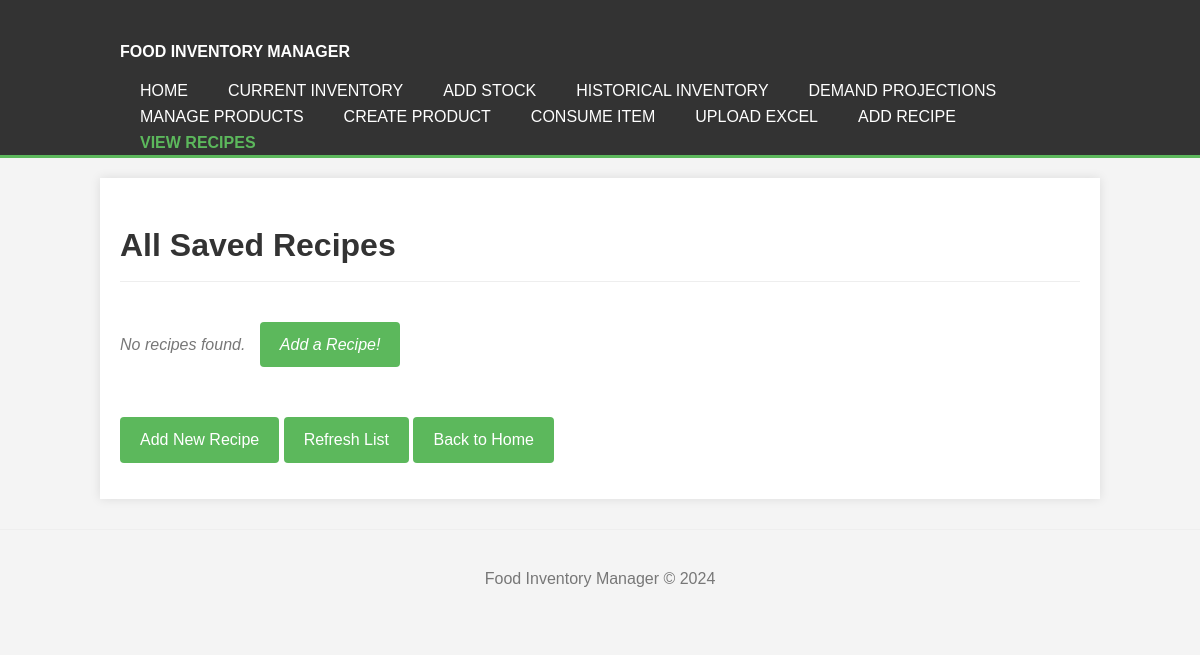
Page /recipes on the earlier database version.
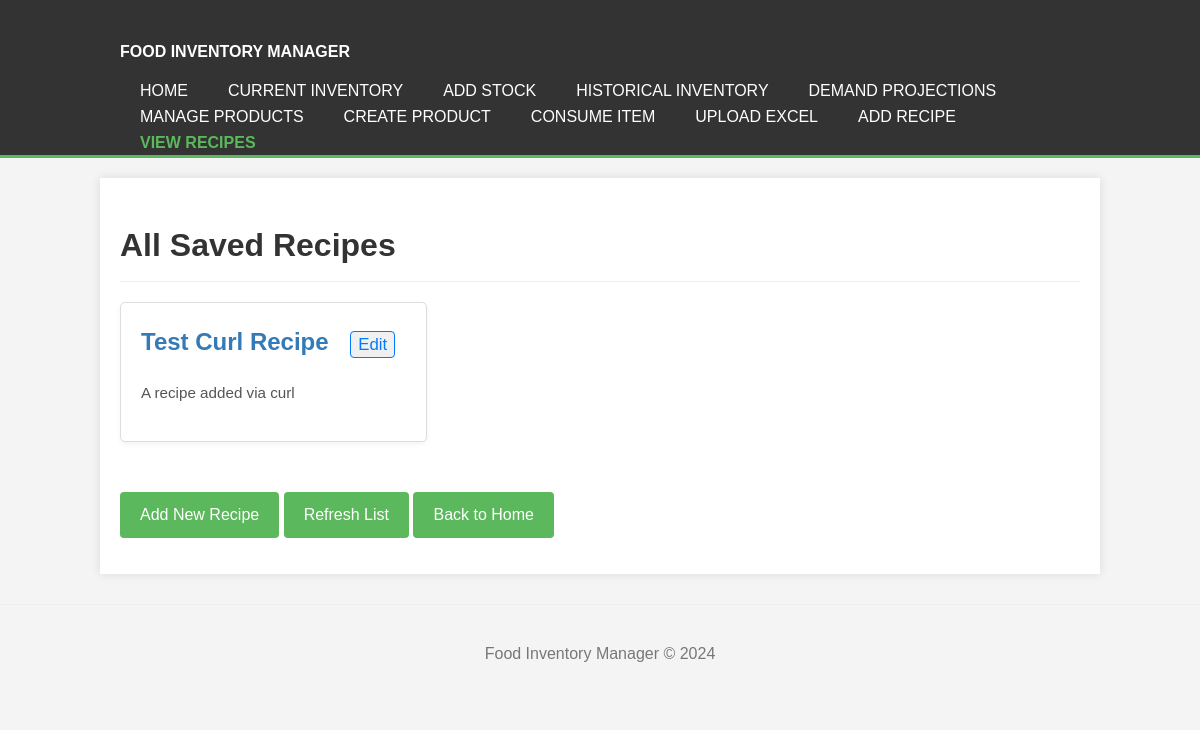
Same page on the later database version.
### tables this page shows
CREATE TABLE recipes (
                        id INTEGER PRIMARY KEY AUTOINCREMENT,
                        name TEXT NOT NULL UNIQUE COLLATE NOCASE,
                        description TEXT
                    );

### app.py (the view)
@app.route('/recipes')
def recipes_list_view():
    all_recipes = recipe_mngr.get_all_recipes()
    sorted_recipes = sorted(all_recipes, key=lambda r: r['name'].lower())
    return render_template('recipes_list.html', recipes=sorted_recipes)

### recipe_manager.py (called while the page is built)
    def _get_db_connection(self):
        conn = sqlite3.connect(self.db_filepath)
        conn.row_factory = sqlite3.Row # Access columns by name
        conn.execute("PRAGMA foreign_keys = ON;") # Crucial for ON DELETE CASCADE
        return conn

### templates/recipes_list.html (shortened to what this page needs)
{% extends "base.html" %}
{% block page_header %}
    <h1 class="page-title">All Saved Recipes</h1>
{% endblock %}
{% block content %}
    {% if recipes %}
        <div class="recipes-container">
            {% for recipe in recipes %}
                <div class="recipe-card">
                    <h2>
                        <a href="{{ url_for('recipe_detail_view', recipe_name=recipe.name) }}">{{ recipe.name }}</a>
                        <a href="{{ url_for('edit_recipe_view', recipe_id=recipe.id) }}"
                           style="margin-left: 15px; font-size: 0.7em; font-weight: normal; text-decoration: none; color: #007bff; background-color: #f0f0f0; padding: 3px 7px; border-radius: 4px; border: 1px solid #007bff;"
                           onmouseover="this.style.backgroundColor='#007bff'; this.style.color='#fff';"
                           onmouseout="this.style.backgroundColor='#f0f0f0'; this.style.color='#007bff';">
                           Edit
                        </a>
                    </h2>
                    <p class="recipe-description">
                        {{ recipe.description if recipe.description else 'No description available.' }}
                    </p>
                </div>
            {% endfor %}
        </div>
    {% else %}
        <p class="empty-message">No recipes found.
            <a href="{{ url_for('add_recipe_view') }}" class="nav-link-button" style="display: inline-block; margin-left: 10px;">Add a Recipe!</a>
        </p>
    {% endif %}
    <p style="margin-top: 30px;">
        <a href="{{ url_for('add_recipe_view') }}" class="nav-link-button">Add New Recipe</a>
        <a href="{{ url_for('recipes_list_view') }}" class="nav-link-button">Refresh List</a>
        <a href="{{ url_for('home') }}" class="nav-link-button">Back to Home</a>
    </p>
{% endblock %}

### templates/base.html (shortened to what this page needs)
<!doctype html>
<html lang="en">
<head>
    <link rel="stylesheet" href="{{ url_for('static', filename='style.css') }}">
</head>
<body>
    <header>
        <div class="container">
            <div id="branding">
                <h1><a href="{{ url_for('home') }}">Food Inventory Manager</a></h1>
            </div>
            <nav>
                <ul>
                    <li class="{% if request.endpoint == 'home' %}current{% endif %}"><a href="{{ url_for('home') }}">Home</a></li>
                    <li class="{% if request.endpoint == 'current_inventory_view' %}current{% endif %}"><a href="{{ url_for('current_inventory_view') }}">Current Inventory</a></li>
                    <li class="{% if request.endpoint == 'add_inventory_stock_view' %}current{% endif %}"><a href="{{ url_for('add_inventory_stock_view') }}">Add Stock</a></li>
                    <li class="{% if request.endpoint == 'historical_inventory_view' %}current{% endif %}"><a href="{{ url_for('historical_inventory_view') }}">Historical Inventory</a></li>
                    <li class="{% if request.endpoint == 'projections_view' %}current{% endif %}"><a href="{{ url_for('projections_view') }}">Demand Projections</a></li>
                    <li class="{% if request.endpoint == 'list_products_view' %}current{% endif %}"><a href="{{ url_for('list_products_view') }}">Manage Products</a></li>
                    <li class="{% if request.endpoint == 'create_product_view' %}current{% endif %}"><a href="{{ url_for('create_product_view') }}">Create Product</a></li>
                    <li class="{% if request.endpoint == 'consume_item_view' %}current{% endif %}"><a href="{{ url_for('consume_item_view') }}">Consume Item</a></li>
                    <li class="{% if request.endpoint == 'upload_excel_view' %}current{% endif %}"><a href="{{ url_for('upload_excel_view') }}">Upload Excel</a></li>
                    <li class="{% if request.endpoint == 'add_recipe_view' %}current{% endif %}"><a href="{{ url_for('add_recipe_view') }}">Add Recipe</a></li>
                    <li class="{% if request.endpoint == 'recipes_list_view' %}current{% endif %}"><a href="{{ url_for('recipes_list_view') }}">View Recipes</a></li>
                </ul>
            </nav>
        </div>
    </header>
    <div class="container main-content">
        {% block page_header %}{% endblock %}
        {% block content %}{% endblock %}
    </div>
    <footer>
        <p>Food Inventory Manager &copy; 2024</p>
    </footer>
</body>
</html>

### static/style.css (style rules this page uses)
body { font-family: Arial, sans-serif; margin: 0; padding: 0; background-color: #f4f4f4; color: #333; line-height: 1.6; }
.container { width: 80%; margin: auto; overflow: hidden; padding: 0 20px; }
header { background: #333; color: #fff; padding-top: 30px; min-height: 70px; border-bottom: #5cb85c 3px solid; }
header a { color: #fff; text-decoration: none; text-transform: uppercase; font-size: 16px; }
header ul { padding: 0; margin: 0; list-style: none; overflow: hidden; }
header #branding { float: left; }
header #branding h1 { margin: 0; font-size: 24px; }
header nav { float: right; margin-top: 10px; }
header .highlight, header .current a { color: #5cb85c; font-weight: bold; }
header li { float: left; display: inline; padding: 0 20px 0 20px; }
.main-content { padding: 20px; background: #fff; margin-top: 20px; box-shadow: 0 0 10px rgba(0,0,0,0.1); }
h1, h2, h3 { color: #333; }
h1.page-title { margin-bottom: 20px; color: #333; border-bottom: 1px solid #eee; padding-bottom: 10px; }
a { color: #5cb85c; text-decoration: none; }
.button, .nav-link-button { display: inline-block; margin-top: 20px; padding: 10px 20px; background-color: #5cb85c; color: white !important; border-radius: 4px; text-decoration: none; border: none; cursor: pointer; }
.recipes-container { display: grid; grid-template-columns: repeat(auto-fill, minmax(300px, 1fr)); gap: 20px; margin-top: 20px; }
.recipe-card { background-color: #fff; border: 1px solid #ddd; border-radius: 5px; padding: 20px; box-shadow: 0 2px 5px rgba(0,0,0,0.05); }
.recipe-card h2 { margin-top: 0; font-size: 1.5em; }
.recipe-card h2 a { color: #337ab7; }
.recipe-description { font-size: 0.95em; color: #555; margin-bottom: 0; min-height: 40px; }
footer { text-align: center; padding: 20px; margin-top: 30px; color: #777; border-top: 1px solid #eee; }

Differences in the rows shown:
added recipes: name "Test Curl Recipe", description "A recipe added via curl"
Other differences:
text no longer shown: "No recipes found. Add a Recipe!"
